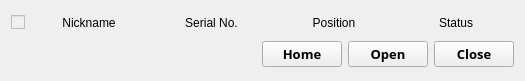
<?xml version="1.0" encoding="UTF-8"?>
<ui version="4.0">
 <class>Form</class>
 <widget class="QWidget" name="Form">
  <property name="geometry">
   <rect>
    <x>0</x>
    <y>0</y>
    <width>525</width>
    <height>81</height>
   </rect>
  </property>
  <property name="windowTitle">
   <string>Form</string>
  </property>
  <layout class="QVBoxLayout" name="verticalLayout">
   <item>
    <layout class="QGridLayout" name="gridLayout" columnstretch="0,1,1,1,1">
     <item row="0" column="0">
      <widget class="QCheckBox" name="checkBox">
       <property name="enabled">
        <bool>false</bool>
       </property>
       <property name="text">
        <string/>
       </property>
      </widget>
     </item>
     <item row="0" column="3">
      <widget class="QLabel" name="HEAD_pos">
       <property name="minimumSize">
        <size>
         <width>0</width>
         <height>20</height>
        </size>
       </property>
       <property name="text">
        <string>Position</string>
       </property>
       <property name="alignment">
        <set>Qt::AlignCenter</set>
       </property>
      </widget>
     </item>
     <item row="0" column="2">
      <widget class="QLabel" name="HEAD_serial_no">
       <property name="minimumSize">
        <size>
         <width>0</width>
         <height>20</height>
        </size>
       </property>
       <property name="text">
        <string>Serial No.</string>
       </property>
       <property name="alignment">
        <set>Qt::AlignCenter</set>
       </property>
      </widget>
     </item>
     <item row="0" column="1">
      <widget class="QLabel" name="HEAD_nick">
       <property name="minimumSize">
        <size>
         <width>0</width>
         <height>20</height>
        </size>
       </property>
       <property name="text">
        <string>Nickname</string>
       </property>
       <property name="alignment">
        <set>Qt::AlignCenter</set>
       </property>
      </widget>
     </item>
     <item row="0" column="4">
      <widget class="QLabel" name="HEAD_status">
       <property name="minimumSize">
        <size>
         <width>0</width>
         <height>20</height>
        </size>
       </property>
       <property name="text">
        <string>Status</string>
       </property>
       <property name="alignment">
        <set>Qt::AlignCenter</set>
       </property>
      </widget>
     </item>
    </layout>
   </item>
   <item>
    <layout class="QHBoxLayout" name="horizontalLayout">
     <item>
      <spacer name="horizontalSpacer">
       <property name="orientation">
        <enum>Qt::Horizontal</enum>
       </property>
       <property name="sizeHint" stdset="0">
        <size>
         <width>40</width>
         <height>20</height>
        </size>
       </property>
      </spacer>
     </item>
     <item>
      <widget class="QPushButton" name="BTN_open_2">
       <property name="minimumSize">
        <size>
         <width>80</width>
         <height>25</height>
        </size>
       </property>
       <property name="font">
        <font>
         <family>Arial Black</family>
         <pointsize>10</pointsize>
         <weight>75</weight>
         <bold>true</bold>
        </font>
       </property>
       <property name="text">
        <string>Home</string>
       </property>
      </widget>
     </item>
     <item>
      <widget class="QPushButton" name="BTN_open">
       <property name="minimumSize">
        <size>
         <width>80</width>
         <height>25</height>
        </size>
       </property>
       <property name="font">
        <font>
         <family>Arial Black</family>
         <pointsize>10</pointsize>
         <weight>75</weight>
         <bold>true</bold>
        </font>
       </property>
       <property name="text">
        <string>Open</string>
       </property>
       <property name="checkable">
        <bool>false</bool>
       </property>
      </widget>
     </item>
     <item>
      <widget class="QPushButton" name="BTN_open_3">
       <property name="minimumSize">
        <size>
         <width>80</width>
         <height>25</height>
        </size>
       </property>
       <property name="font">
        <font>
         <family>Arial Black</family>
         <pointsize>10</pointsize>
         <weight>75</weight>
         <bold>true</bold>
        </font>
       </property>
       <property name="text">
        <string>Close</string>
       </property>
      </widget>
     </item>
    </layout>
   </item>
  </layout>
 </widget>
 <resources/>
 <connections>
  <connection>
   <sender>BTN_open</sender>
   <signal>clicked()</signal>
   <receiver>Form</receiver>
   <slot>pressedOpenMotors()</slot>
   <hints>
    <hint type="sourcelabel">
     <x>386</x>
     <y>57</y>
    </hint>
    <hint type="destinationlabel">
     <x>666</x>
     <y>185</y>
    </hint>
   </hints>
  </connection>
 </connections>
 <slots>
  <slot>pressedOpenMotors()</slot>
 </slots>
</ui>
